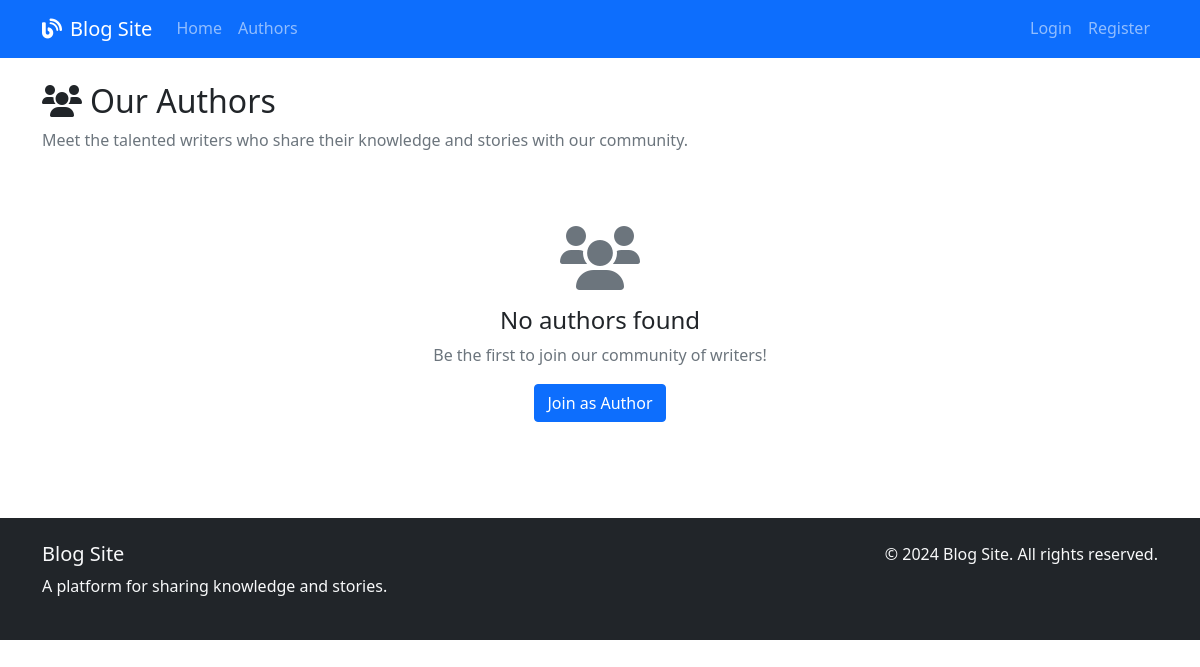
Before: /authors/ with the older database file.
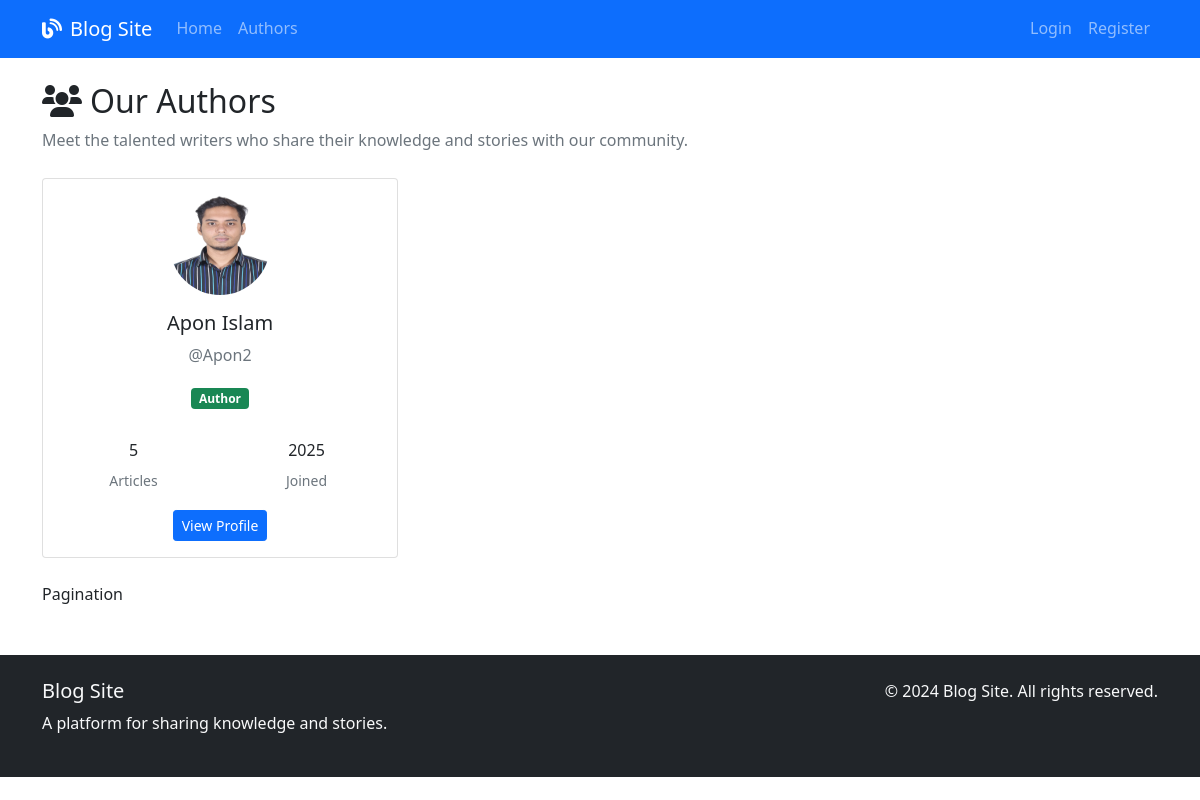
After: the same page with the newer database file.
### accounts/models.py (models this page shows, shortened)
class User(AbstractUser):
    USER_ROLES = (
        ('admin', 'Admin'),
        ('author', 'Author'),
        ('reader', 'Reader'),
    )
    role = models.CharField(max_length=10, choices=USER_ROLES, default='reader')
    bio = models.TextField(max_length=500, blank=True)
    profile_picture = models.ImageField(upload_to='profile_pics/', blank=True, null=True)
    website = models.URLField(blank=True)
    twitter = models.CharField(max_length=100, blank=True)
    linkedin = models.CharField(max_length=100, blank=True)
    github = models.CharField(max_length=100, blank=True)
    is_email_verified = models.BooleanField(default=False)
    email_verification_token = models.CharField(max_length=100, blank=True)
    created_at = models.DateTimeField(default=timezone.now)
    def get_full_name(self):
        return f"{self.first_name} {self.last_name}".strip() or self.username

### blog/views.py (the view)
# urls.py: path('authors/', views.authors_view, name='authors'),
def authors_view(request):
    authors = User.objects.filter(
        role__in=['author', 'admin'],
        blogs__status='published'
    ).distinct().order_by('first_name', 'last_name')
    paginator = Paginator(authors, 12)
    page_number = request.GET.get('page')
    page_obj = paginator.get_page(page_number)
    return render(request, 'blog/authors.html', {'page_obj': page_obj})

### templates/blog/authors.html (shortened to what this page needs)
{% extends 'base.html' %}
{% block content %}
<div class="mb-4">
    <h2><i class="fas fa-users me-2"></i>Our Authors</h2>
    <p class="text-muted">Meet the talented writers who share their knowledge and stories with our community.</p>
</div>
{% if page_obj %}
    <div class="row">
        {% for author in page_obj %}
            <div class="col-md-4 mb-4">
                <div class="card author-card h-100">
                    <div class="card-body text-center">
                        {% if author.profile_picture %}
                            <img src="{{ author.profile_picture.url }}" class="rounded-circle mb-3"
                                 width="100" height="100" alt="{{ author.get_full_name }}">
                        {% else %}
                            <div class="bg-secondary rounded-circle mx-auto mb-3 d-flex align-items-center justify-content-center"
                                 style="width: 100px; height: 100px;">
                                <i class="fas fa-user fa-2x text-white"></i>
                            </div>
                        {% endif %}
                        <h5>{{ author.get_full_name }}</h5>
                        <p class="text-muted">@{{ author.username }}</p>
                        <span class="badge bg-success mb-3">{{ author.get_role_display }}</span>
                        <div class="mt-3">
                            <div class="row text-center mb-3">
                                <div class="col">
                                    <h6>{{ author.blogs.count }}</h6>
                                    <small class="text-muted">Articles</small>
                                </div>
                                <div class="col">
                                    <h6>{{ author.date_joined|date:"Y" }}</h6>
                                    <small class="text-muted">Joined</small>
                                </div>
                            </div>
                            <a href="{% url 'accounts:author_detail' author.username %}" class="btn btn-primary btn-sm">
                                View Profile
                            </a>
                        </div>
                    </div>
                </div>
            </div>
        {% endfor %}
    </div>
     Pagination
{% else %}
    <div class="text-center py-5">
        <i class="fas fa-users fa-4x text-muted mb-3"></i>
        <h4>No authors found</h4>
        <p class="text-muted">Be the first to join our community of writers!</p>
        <a href="{% url 'accounts:register' %}" class="btn btn-primary">Join as Author</a>
    </div>
{% endif %}
{% endblock %}

Changed rows visible on the page:
now on this page (row edited): User: profile_picture (picture), get_full_name "Apon Islam", username "Apon2", role "Author", blogs.count "5", date_joined "2025"
Other visible differences:
text no longer shown: "No authors found Be the first to join our community of writers! Join as Author"
text now shown: "Pagination"
